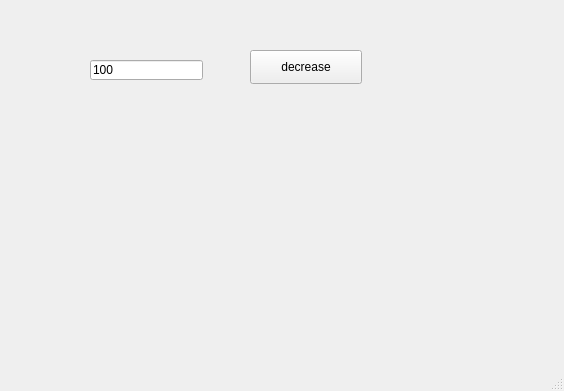
<?xml version="1.0" encoding="UTF-8"?>
<ui version="4.0">
 <class>MainWindow</class>
 <widget class="QMainWindow" name="MainWindow">
  <property name="geometry">
   <rect>
    <x>0</x>
    <y>0</y>
    <width>564</width>
    <height>391</height>
   </rect>
  </property>
  <property name="windowTitle">
   <string>MainWindow</string>
  </property>
  <widget class="QWidget" name="centralwidget">
   <widget class="QPushButton" name="pb">
    <property name="geometry">
     <rect>
      <x>250</x>
      <y>50</y>
      <width>112</width>
      <height>34</height>
     </rect>
    </property>
    <property name="text">
     <string>decrease</string>
    </property>
   </widget>
   <widget class="QLineEdit" name="le">
    <property name="geometry">
     <rect>
      <x>90</x>
      <y>60</y>
      <width>113</width>
      <height>20</height>
     </rect>
    </property>
    <property name="text">
     <string>100</string>
    </property>
   </widget>
  </widget>
  <widget class="QMenuBar" name="menubar">
   <property name="geometry">
    <rect>
     <x>0</x>
     <y>0</y>
     <width>564</width>
     <height>21</height>
    </rect>
   </property>
  </widget>
  <widget class="QStatusBar" name="statusbar"/>
 </widget>
 <resources/>
 <connections/>
</ui>
